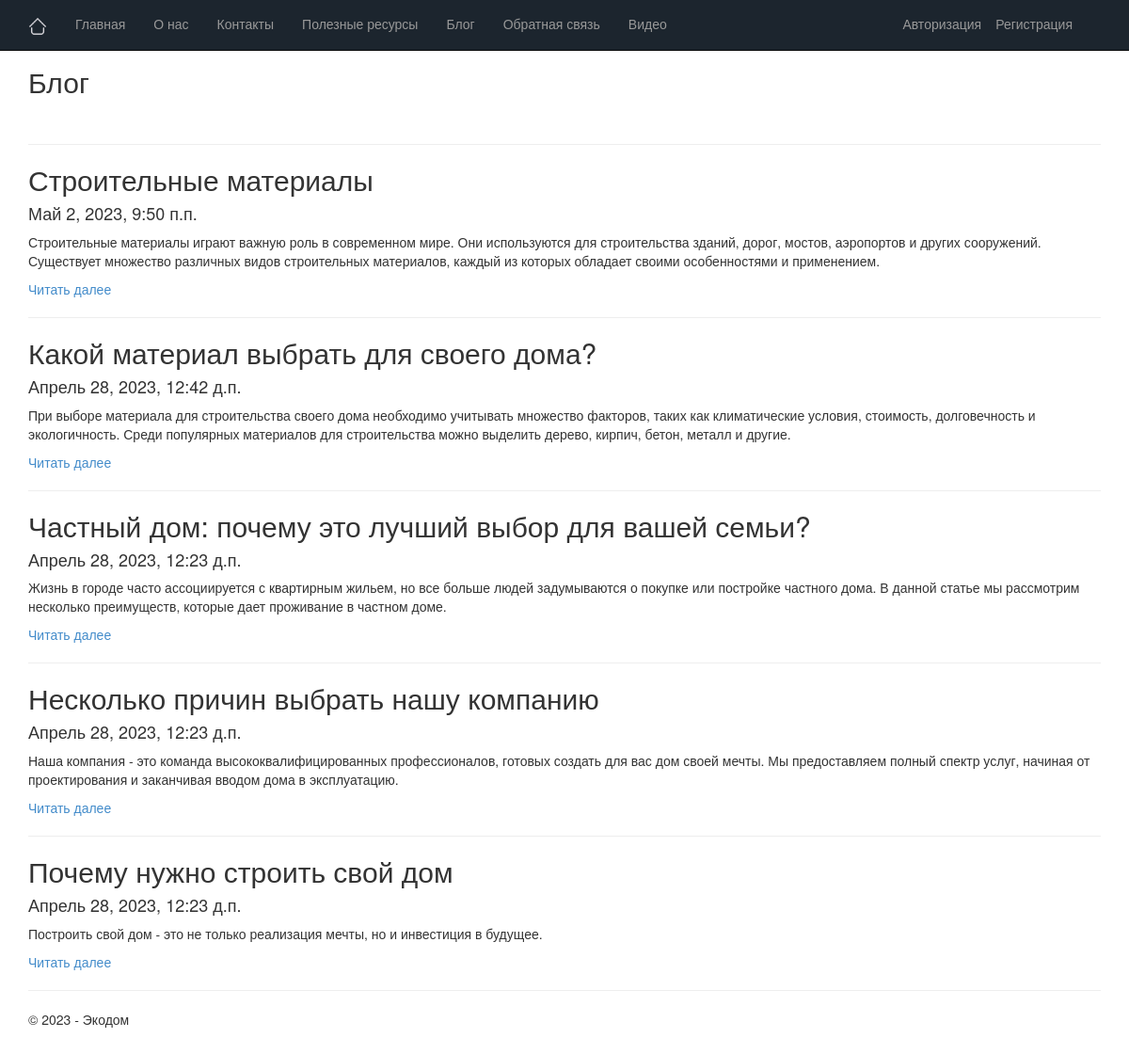
Screenshot of /blog/ with the database file from the repository.
### app/models.py (models this page shows, shortened)
class Blog(models.Model):
    title = models.CharField(max_length = 100, unique_for_date = "posted", verbose_name = "Заголовок")
    description = models.TextField(verbose_name = "Краткое содержание")
    content = models.TextField(verbose_name = "Полное содержание")
    posted = models.DateTimeField(default = datetime.now(), db_index = True, verbose_name = "Опубликована")
    author = models.ForeignKey(User, null=True, blank=True, on_delete = models.SET_NULL, verbose_name = "Автор")
    image = models.FileField(default = 'temp.jpg', verbose_name = "Путь к картинке")
    class Meta:
        db_table = "Posts"
        ordering = ["-posted"]
        verbose_name = "статья блога"
        verbose_name_plural = "статья блога"

### app/views.py (the view)
# urls.py: path('blog/', views.blog, name = 'blog'),
def blog(request):
    assert isinstance(request, HttpRequest)
    posts = Blog.objects.all() # запрос на выбор всех статей блога из модели
    return render(
        request,
        'app/blog.html',
        {
            'title':'Блог',
            'posts': posts, # передача списка статей в шаблон веб-страницы
            'year':datetime.now().year,
        }
    )

### app/templates/app/blog.html
{% extends "app/layout.html" %}
{% block content %}
<h2>{{ title }}</h2>
<br />
{% for post in posts %}
<hr />
<div class="">
    <h2> {{post.title}} </h2>
    <h4> {{post.posted}} </h4>
    <p> {{post.description}} </p>
    <p><a href="{% url 'blogpost' parametr=post.id %}"> Читать далее </a> </p>
</div>
{% endfor %}
{% endblock %}

### app/templates/app/layout.html (shortened to what this page needs)
<!DOCTYPE html>
<html>
<head>
    {% load staticfiles %}
    <link rel="stylesheet" type="text/css" href="{% static 'app/content/bootstrap.css' %}" />
    <link rel="stylesheet" type="text/css" href="{% static 'app/content/site.css' %}" />
</head>
<body>
    <div class="navbar navbar-inverse navbar-fixed-top">
        <div class="container">
            <div class="navbar-header">
                <a href="/" class="navbar-brand"> <img src="{% static 'app/content/logo.png' %}" alt="logo" style="max-height: 20px;"/> </a>
            </div>
            <div class="navbar-collapse collapse">
                <ul class="nav navbar-nav">
                    <li><a href="{% url 'home' %}">Главная</a></li>
                    <li><a href="{% url 'about' %}">О нас</a></li>
                    <li><a href="{% url 'contact' %}">Контакты</a></li>
                    <li><a href="{% url 'links' %}">Полезные ресурсы</a></li>
                    <li><a href="{% url 'blog' %}">Блог</a></li>
                    <li><a href="{% url 'anketa' %}">Обратная связь</a></li>
                    <li><a href="{% url 'videopost' %}">Видео</a></li>
                </ul>
                <ul class="nav navbar-nav navbar-right">
                     {% if not user.is_authenticated %}
                    <li><a href="{% url 'registration' %}">Регистрация</a></li>
                 </ul>
                {% endif %}
                {% include 'app/loginpartial.html' %}
            </div>
        </div>
    </div>
    <div class="container body-content">
{% block content %}{% endblock %}
        <hr/>
        <footer>
            <p>&copy; {{ year }} - Экодом</p>
        </footer>
    </div>
</body>
</html>

### app/templates/app/loginpartial.html
{% if user.is_authenticated %}
<form id="logoutForm" action="/logout/" method="post" class="navbar-right">
    {% csrf_token %}
    <ul class="nav navbar-nav navbar-right">
        {% if user.is_authenticated %}
             <li><span class="navbar-brand">Здравствуйте, {{ user.username }}!</span></li>
             <li><a href="{% url 'logout' %}">Выйти</a></li>
        {% else %}
              <li><a href="javascript:document.getElementById('logoutForm').submit()">Авторизация</a></li>
        {% endif %}
    </ul>
</form>
{% else %}
<ul class="nav navbar-nav navbar-right">
    <li><a href="{% url 'login' %}">Авторизация</a></li>
</ul>
{% endif %}

### app/static/app/content/site.css (style rules this page uses)
body { padding-top: 50px; padding-bottom: 20px; }
.body-content { padding-left: 15px; padding-right: 15px; }

### rows the page displays
Blog: title "Строительные материалы", posted "Май 2, 2023, 9:50 п.п.", description "Строительные материалы играют важную роль в современном мире. Они используются для строительства зданий, дорог, мостов, аэропортов и других сооружений. Существует множество различных видов строительных материалов, каждый из которых обладает своими особенностями и применением."
Blog: title "Какой материал выбрать для своего дома?", posted "Апрель 28, 2023, 12:42 д.п.", description "При выборе материала для строительства своего дома необходимо учитывать множество факторов, таких как климатические условия, стоимость, долговечность и экологичность. Среди популярных материалов для строительства можно выделить дерево, кирпич, бетон, металл и другие."
Blog: title "Частный дом: почему это лучший выбор для вашей семьи?", posted "Апрель 28, 2023, 12:23 д.п.", description "Жизнь в городе часто ассоциируется с квартирным жильем, но все больше людей задумываются о покупке или постройке частного дома. В данной статье мы рассмотрим несколько преимуществ, которые дает проживание в частном доме."
Blog: title "Несколько причин выбрать нашу компанию", posted "Апрель 28, 2023, 12:23 д.п.", description "Наша компания - это команда высококвалифицированных профессионалов, готовых создать для вас дом своей мечты. Мы предоставляем полный спектр услуг, начиная от проектирования и заканчивая вводом дома в эксплуатацию."
Blog: title "Почему нужно строить свой дом", posted "Апрель 28, 2023, 12:23 д.п.", description "Построить свой дом - это не только реализация мечты, но и инвестиция в будущее."

### other values shown
{{ title }} "Блог"
